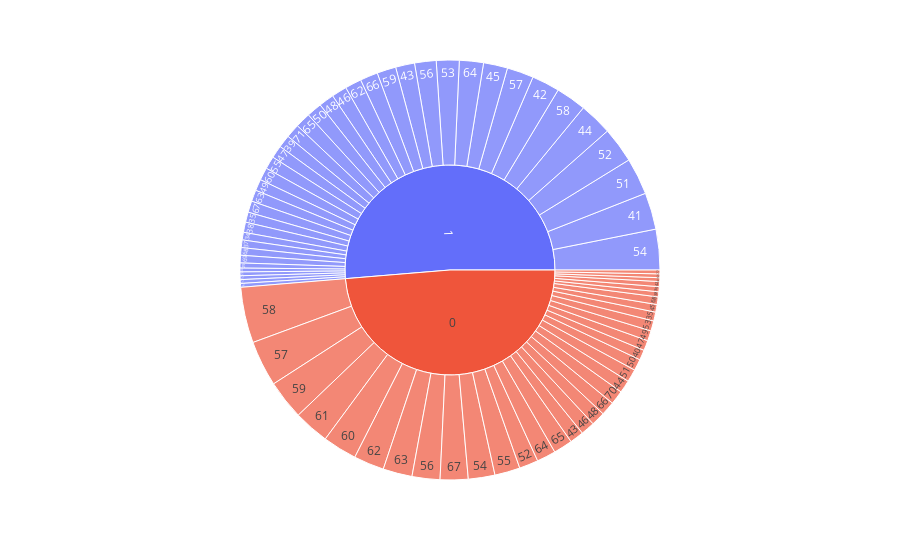

Notebook cell for this chart:
### Markdown cell above
# Age and HeartDisease Distribution

### Code cell
px.sunburst(heart_data,path=['target','age'])

### Figure 1 — Plotly figure (JSON) as saved in the notebook; plotly's stock layout.template omitted (floating-point values rounded to 4 significant figures)
{"data": [{"branchvalues": "total", "domain": {"x": [0, 1], "y": [0, 1]}, "hovertemplate": "labels=%{label}<br>count=%{value}<br>parent=%{parent}<br>id=%{id}<extra></extra>", "ids": ["1/29", "1/34", "0/35", "1/35", "1/37", "0/38", "1/38", "0/39", "1/39", "0/40", "1/40", "0/41", "1/41", "0/42", "1/42", "0/43", "1/43", "0/44", "1/44", "0/45", "1/45", "0/46", "1/46", "0/47", "1/47", "0/48", "1/48", "0/49", "1/49", "0/50", "1/50", "0/51", "1/51", "0/52", "1/52", "0/53", "1/53", "0/54", "1/54", "0/55", "1/55", "0/56", "1/56", "0/57", "1/57", "0/58", "1/58", "0/59", "1/59", "0/60", "1/60", "0/61", "1/61", "0/62", "1/62", "0/63", "1/63", "0/64", "1/64", "0/65", "1/65", "0/66", "1/66", "0/67", "1/67", "0/68", "1/68", "0/69", "1/69", "0/70", "1/70", "1/71", "1/74", "1/76", "0/77", "0", "1"], "labels": ["29", "34", "35", "35", "37", "38", "38", "39", "39", "40", "40", "41", "41", "42", "42", "43", "43", "44", "44", "45", "45", "46", "46", "47", "47", "48", "48", "49", "49", "50", "50", "51", "51", "52", "52", "53", "53", "54", "54", "55", "55", "56", "56", "57", "57", "58", "58", "59", "59", "60", "60", "61", "61", "62", "62", "63", "63", "64", "64", "65", "65", "66", "66", "67", "67", "68", "68", "69", "69", "70", "70", "71", "74", "76", "77", "0", "1"], "name": "", "parents": ["1", "1", "0", "1", "1", "0", "1", "0", "1", "0", "1", "0", "1", "0", "1", "0", "1", "0", "1", "0", "1", "0", "1", "0", "1", "0", "1", "0", "1", "0", "1", "0", "1", "0", "1", "0", "1", "0", "1", "0", "1", "0", "1", "0", "1", "0", "1", "0", "1", "0", "1", "0", "1", "0", "1", "0", "1", "0", "1", "0", "1", "0", "1", "0", "1", "0", "1", "0", "1", "0", "1", "1", "1", "1", "0", "", ""], "type": "sunburst", "values": [4, 6, 7, 8, 6, 4, 8, 4, 10, 8, 3, 3, 29, 4, 22, 11, 15, 10, 26, 6, 19, 11, 12, 8, 10, 11, 12, 8, 9, 9, 12, 10, 29, 15, 28, 8, 18, 21, 32, 20, 10, 22, 17, 36, 21, 44, 24, 31, 15, 27, 10, 28, 3, 24, 13, 23, 9, 15, 19, 15, 12, 11, 14, 22, 9, 6, 6, 3, 6, 11, 3, 11, 3, 3, 3, 499, 526]}], "layout": {"autosize": true, "legend": {"tracegroupgap": 0}, "margin": {"t": 60}}}
